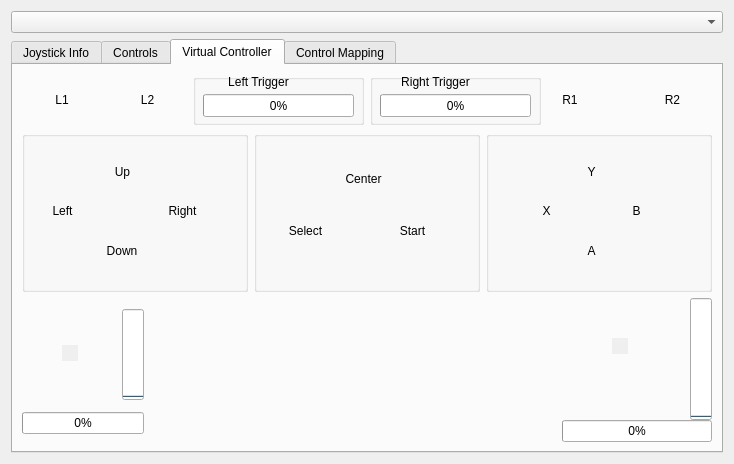
<?xml version="1.0" encoding="UTF-8"?>
<ui version="4.0">
 <class>JoyStickConfigWidget</class>
 <widget class="QWidget" name="JoyStickConfigWidget">
  <property name="geometry">
   <rect>
    <x>0</x>
    <y>0</y>
    <width>734</width>
    <height>464</height>
   </rect>
  </property>
  <property name="minimumSize">
   <size>
    <width>734</width>
    <height>456</height>
   </size>
  </property>
  <property name="windowTitle">
   <string>Form</string>
  </property>
  <layout class="QGridLayout" name="gridLayout">
   <item row="0" column="0">
    <widget class="QComboBox" name="DeviceListBox"/>
   </item>
   <item row="1" column="0">
    <widget class="QTabWidget" name="tabWidget">
     <property name="currentIndex">
      <number>2</number>
     </property>
     <widget class="QWidget" name="tab">
      <attribute name="title">
       <string>Joystick Info</string>
      </attribute>
      <layout class="QGridLayout" name="gridLayout_2">
       <item row="0" column="0">
        <layout class="QVBoxLayout" name="verticalLayout_3">
         <item>
          <widget class="QLabel" name="DeviceID">
           <property name="text">
            <string>TextLabel</string>
           </property>
          </widget>
         </item>
         <item>
          <widget class="QCheckBox" name="FoceFeedBack">
           <property name="enabled">
            <bool>false</bool>
           </property>
           <property name="text">
            <string>Force Feed Back Support</string>
           </property>
          </widget>
         </item>
        </layout>
       </item>
      </layout>
     </widget>
     <widget class="QWidget" name="tab_2">
      <attribute name="title">
       <string>Controls</string>
      </attribute>
      <layout class="QGridLayout" name="gridLayout_3">
       <item row="0" column="0">
        <layout class="QVBoxLayout" name="verticalLayout_2">
         <item>
          <widget class="QLabel" name="DebugControl">
           <property name="sizePolicy">
            <sizepolicy hsizetype="Expanding" vsizetype="Preferred">
             <horstretch>0</horstretch>
             <verstretch>0</verstretch>
            </sizepolicy>
           </property>
           <property name="layoutDirection">
            <enum>Qt::LeftToRight</enum>
           </property>
           <property name="text">
            <string>Show  Live Contolls here</string>
           </property>
           <property name="alignment">
            <set>Qt::AlignCenter</set>
           </property>
          </widget>
         </item>
         <item>
          <widget class="QLabel" name="AnologDebugControl">
           <property name="sizePolicy">
            <sizepolicy hsizetype="Expanding" vsizetype="Preferred">
             <horstretch>0</horstretch>
             <verstretch>0</verstretch>
            </sizepolicy>
           </property>
           <property name="cursor">
            <cursorShape>ArrowCursor</cursorShape>
           </property>
           <property name="text">
            <string>Show Anolog Contorls here</string>
           </property>
           <property name="alignment">
            <set>Qt::AlignCenter</set>
           </property>
          </widget>
         </item>
        </layout>
       </item>
      </layout>
     </widget>
     <widget class="QWidget" name="tab_3">
      <attribute name="title">
       <string>Virtual Controller</string>
      </attribute>
      <layout class="QGridLayout" name="gridLayout_19">
       <item row="0" column="0">
        <layout class="QVBoxLayout" name="verticalLayout_6">
         <property name="spacing">
          <number>6</number>
         </property>
         <item>
          <layout class="QHBoxLayout" name="horizontalLayout_3">
           <item>
            <layout class="QHBoxLayout" name="horizontalLayout_2">
             <item>
              <widget class="QWidget" name="L1" native="true">
               <layout class="QGridLayout" name="gridLayout_14">
                <item row="0" column="0">
                 <widget class="QLabel" name="label_11">
                  <property name="text">
                   <string>L1</string>
                  </property>
                  <property name="alignment">
                   <set>Qt::AlignCenter</set>
                  </property>
                 </widget>
                </item>
               </layout>
              </widget>
             </item>
             <item>
              <widget class="QWidget" name="L2" native="true">
               <layout class="QGridLayout" name="gridLayout_15">
                <item row="0" column="0">
                 <widget class="QLabel" name="label_12">
                  <property name="text">
                   <string>L2</string>
                  </property>
                  <property name="alignment">
                   <set>Qt::AlignCenter</set>
                  </property>
                 </widget>
                </item>
               </layout>
              </widget>
             </item>
            </layout>
           </item>
           <item>
            <widget class="QGroupBox" name="LeftTriggerBox">
             <property name="minimumSize">
              <size>
               <width>171</width>
               <height>51</height>
              </size>
             </property>
             <property name="maximumSize">
              <size>
               <width>171</width>
               <height>51</height>
              </size>
             </property>
             <property name="title">
              <string/>
             </property>
             <widget class="QLabel" name="label_15">
              <property name="geometry">
               <rect>
                <x>20</x>
                <y>0</y>
                <width>91</width>
                <height>16</height>
               </rect>
              </property>
              <property name="sizePolicy">
               <sizepolicy hsizetype="Preferred" vsizetype="Preferred">
                <horstretch>0</horstretch>
                <verstretch>0</verstretch>
               </sizepolicy>
              </property>
              <property name="minimumSize">
               <size>
                <width>91</width>
                <height>16</height>
               </size>
              </property>
              <property name="text">
               <string>Left Trigger</string>
              </property>
              <property name="alignment">
               <set>Qt::AlignCenter</set>
              </property>
             </widget>
             <widget class="QProgressBar" name="LeftTrigger">
              <property name="geometry">
               <rect>
                <x>10</x>
                <y>20</y>
                <width>151</width>
                <height>23</height>
               </rect>
              </property>
              <property name="minimum">
               <number>-100</number>
              </property>
              <property name="maximum">
               <number>100</number>
              </property>
              <property name="value">
               <number>-100</number>
              </property>
             </widget>
            </widget>
           </item>
           <item>
            <widget class="QGroupBox" name="RightTriggerBox">
             <property name="minimumSize">
              <size>
               <width>171</width>
               <height>51</height>
              </size>
             </property>
             <property name="maximumSize">
              <size>
               <width>171</width>
               <height>51</height>
              </size>
             </property>
             <property name="title">
              <string/>
             </property>
             <widget class="QLabel" name="label_17">
              <property name="geometry">
               <rect>
                <x>20</x>
                <y>0</y>
                <width>91</width>
                <height>16</height>
               </rect>
              </property>
              <property name="sizePolicy">
               <sizepolicy hsizetype="Preferred" vsizetype="Preferred">
                <horstretch>0</horstretch>
                <verstretch>0</verstretch>
               </sizepolicy>
              </property>
              <property name="minimumSize">
               <size>
                <width>91</width>
                <height>16</height>
               </size>
              </property>
              <property name="text">
               <string>Right Trigger</string>
              </property>
              <property name="alignment">
               <set>Qt::AlignCenter</set>
              </property>
             </widget>
             <widget class="QProgressBar" name="RightTrigger">
              <property name="geometry">
               <rect>
                <x>10</x>
                <y>20</y>
                <width>151</width>
                <height>23</height>
               </rect>
              </property>
              <property name="maximumSize">
               <size>
                <width>16777211</width>
                <height>16777215</height>
               </size>
              </property>
              <property name="minimum">
               <number>-100</number>
              </property>
              <property name="maximum">
               <number>100</number>
              </property>
              <property name="value">
               <number>-100</number>
              </property>
             </widget>
            </widget>
           </item>
           <item>
            <layout class="QHBoxLayout" name="horizontalLayout">
             <item>
              <widget class="QWidget" name="R1" native="true">
               <layout class="QGridLayout" name="gridLayout_16">
                <item row="0" column="0">
                 <widget class="QLabel" name="label_13">
                  <property name="text">
                   <string>R1</string>
                  </property>
                  <property name="alignment">
                   <set>Qt::AlignCenter</set>
                  </property>
                 </widget>
                </item>
                <item row="0" column="1">
                 <widget class="QWidget" name="widget_4" native="true"/>
                </item>
               </layout>
              </widget>
             </item>
             <item>
              <widget class="QWidget" name="R2" native="true">
               <layout class="QGridLayout" name="gridLayout_17">
                <item row="0" column="0">
                 <widget class="QLabel" name="label_14">
                  <property name="text">
                   <string>R2</string>
                  </property>
                  <property name="alignment">
                   <set>Qt::AlignCenter</set>
                  </property>
                 </widget>
                </item>
               </layout>
              </widget>
             </item>
            </layout>
           </item>
          </layout>
         </item>
         <item>
          <layout class="QVBoxLayout" name="verticalLayout_5">
           <item>
            <layout class="QGridLayout" name="gridLayout_18">
             <property name="verticalSpacing">
              <number>2</number>
             </property>
             <item row="0" column="1">
              <widget class="QGroupBox" name="groupBox">
               <property name="minimumSize">
                <size>
                 <width>191</width>
                 <height>161</height>
                </size>
               </property>
               <property name="title">
                <string/>
               </property>
               <widget class="QWidget" name="SelectButton" native="true">
                <property name="geometry">
                 <rect>
                  <x>10</x>
                  <y>80</y>
                  <width>83</width>
                  <height>40</height>
                 </rect>
                </property>
                <layout class="QGridLayout" name="gridLayout_12">
                 <item row="0" column="0">
                  <widget class="QLabel" name="label_9">
                   <property name="text">
                    <string>Select</string>
                   </property>
                   <property name="alignment">
                    <set>Qt::AlignCenter</set>
                   </property>
                  </widget>
                 </item>
                </layout>
               </widget>
               <widget class="QWidget" name="StartButton" native="true">
                <property name="geometry">
                 <rect>
                  <x>123</x>
                  <y>80</y>
                  <width>71</width>
                  <height>40</height>
                 </rect>
                </property>
                <layout class="QGridLayout" name="gridLayout_13">
                 <item row="0" column="0">
                  <widget class="QLabel" name="label_10">
                   <property name="text">
                    <string>Start</string>
                   </property>
                   <property name="alignment">
                    <set>Qt::AlignCenter</set>
                   </property>
                  </widget>
                 </item>
                </layout>
               </widget>
               <widget class="QWidget" name="CenterButton" native="true">
                <property name="geometry">
                 <rect>
                  <x>70</x>
                  <y>20</y>
                  <width>71</width>
                  <height>51</height>
                 </rect>
                </property>
                <widget class="QLabel" name="label_18">
                 <property name="geometry">
                  <rect>
                   <x>10</x>
                   <y>20</y>
                   <width>59</width>
                   <height>16</height>
                  </rect>
                 </property>
                 <property name="text">
                  <string>Center</string>
                 </property>
                 <property name="alignment">
                  <set>Qt::AlignCenter</set>
                 </property>
                </widget>
               </widget>
              </widget>
             </item>
             <item row="0" column="2">
              <widget class="QGroupBox" name="dpad_2">
               <property name="minimumSize">
                <size>
                 <width>161</width>
                 <height>151</height>
                </size>
               </property>
               <property name="title">
                <string/>
               </property>
               <widget class="QWidget" name="ButtonB" native="true">
                <property name="geometry">
                 <rect>
                  <x>130</x>
                  <y>60</y>
                  <width>41</width>
                  <height>40</height>
                 </rect>
                </property>
                <layout class="QGridLayout" name="gridLayout_8">
                 <item row="0" column="0">
                  <widget class="QLabel" name="label_5">
                   <property name="text">
                    <string>B</string>
                   </property>
                   <property name="alignment">
                    <set>Qt::AlignCenter</set>
                   </property>
                  </widget>
                 </item>
                </layout>
               </widget>
               <widget class="QWidget" name="ButtonX" native="true">
                <property name="geometry">
                 <rect>
                  <x>40</x>
                  <y>60</y>
                  <width>41</width>
                  <height>40</height>
                 </rect>
                </property>
                <layout class="QGridLayout" name="gridLayout_9">
                 <item row="0" column="1">
                  <widget class="QLabel" name="label_6">
                   <property name="text">
                    <string>X</string>
                   </property>
                   <property name="alignment">
                    <set>Qt::AlignCenter</set>
                   </property>
                  </widget>
                 </item>
                </layout>
               </widget>
               <widget class="QWidget" name="ButtonY" native="true">
                <property name="geometry">
                 <rect>
                  <x>80</x>
                  <y>20</y>
                  <width>51</width>
                  <height>41</height>
                 </rect>
                </property>
                <layout class="QGridLayout" name="gridLayout_10">
                 <item row="0" column="0">
                  <widget class="QLabel" name="label_7">
                   <property name="text">
                    <string>Y</string>
                   </property>
                   <property name="alignment">
                    <set>Qt::AlignCenter</set>
                   </property>
                  </widget>
                 </item>
                </layout>
               </widget>
               <widget class="QWidget" name="ButtonA" native="true">
                <property name="geometry">
                 <rect>
                  <x>80</x>
                  <y>100</y>
                  <width>51</width>
                  <height>40</height>
                 </rect>
                </property>
                <layout class="QGridLayout" name="gridLayout_11">
                 <item row="0" column="0">
                  <widget class="QLabel" name="label_8">
                   <property name="text">
                    <string>A</string>
                   </property>
                   <property name="alignment">
                    <set>Qt::AlignCenter</set>
                   </property>
                  </widget>
                 </item>
                </layout>
               </widget>
               <zorder>ButtonY</zorder>
               <zorder>ButtonA</zorder>
               <zorder>ButtonB</zorder>
               <zorder>ButtonX</zorder>
              </widget>
             </item>
             <item row="0" column="0">
              <widget class="QGroupBox" name="dpad">
               <property name="minimumSize">
                <size>
                 <width>161</width>
                 <height>161</height>
                </size>
               </property>
               <property name="layoutDirection">
                <enum>Qt::LeftToRight</enum>
               </property>
               <property name="title">
                <string/>
               </property>
               <property name="alignment">
                <set>Qt::AlignCenter</set>
               </property>
               <widget class="QWidget" name="dpadRight" native="true">
                <property name="geometry">
                 <rect>
                  <x>130</x>
                  <y>60</y>
                  <width>61</width>
                  <height>40</height>
                 </rect>
                </property>
                <layout class="QGridLayout" name="gridLayout_5">
                 <item row="0" column="0">
                  <widget class="QLabel" name="label_2">
                   <property name="text">
                    <string>Right</string>
                   </property>
                   <property name="alignment">
                    <set>Qt::AlignCenter</set>
                   </property>
                  </widget>
                 </item>
                </layout>
               </widget>
               <widget class="QWidget" name="dpadLeft" native="true">
                <property name="geometry">
                 <rect>
                  <x>10</x>
                  <y>60</y>
                  <width>61</width>
                  <height>40</height>
                 </rect>
                </property>
                <layout class="QGridLayout" name="gridLayout_4">
                 <item row="0" column="1">
                  <widget class="QLabel" name="label">
                   <property name="text">
                    <string>Left</string>
                   </property>
                   <property name="alignment">
                    <set>Qt::AlignCenter</set>
                   </property>
                  </widget>
                 </item>
                </layout>
               </widget>
               <widget class="QWidget" name="dpadUp" native="true">
                <property name="geometry">
                 <rect>
                  <x>70</x>
                  <y>20</y>
                  <width>61</width>
                  <height>41</height>
                 </rect>
                </property>
                <layout class="QGridLayout" name="gridLayout_6">
                 <item row="0" column="0">
                  <widget class="QLabel" name="label_3">
                   <property name="text">
                    <string>Up</string>
                   </property>
                   <property name="alignment">
                    <set>Qt::AlignCenter</set>
                   </property>
                  </widget>
                 </item>
                </layout>
               </widget>
               <widget class="QWidget" name="dpadDown" native="true">
                <property name="geometry">
                 <rect>
                  <x>70</x>
                  <y>100</y>
                  <width>60</width>
                  <height>40</height>
                 </rect>
                </property>
                <layout class="QGridLayout" name="gridLayout_7">
                 <item row="0" column="0">
                  <widget class="QLabel" name="label_4">
                   <property name="text">
                    <string>Down</string>
                   </property>
                   <property name="alignment">
                    <set>Qt::AlignCenter</set>
                   </property>
                  </widget>
                 </item>
                </layout>
               </widget>
              </widget>
             </item>
            </layout>
           </item>
           <item>
            <layout class="QHBoxLayout" name="horizontalLayout_7">
             <item>
              <layout class="QHBoxLayout" name="horizontalLayout_6">
               <item>
                <layout class="QVBoxLayout" name="verticalLayout_4">
                 <property name="spacing">
                  <number>0</number>
                 </property>
                 <item>
                  <layout class="QHBoxLayout" name="horizontalLayout_5">
                   <property name="spacing">
                    <number>0</number>
                   </property>
                   <item>
                    <widget class="QWidget" name="RightStick" native="true">
                     <property name="sizePolicy">
                      <sizepolicy hsizetype="Preferred" vsizetype="Preferred">
                       <horstretch>0</horstretch>
                       <verstretch>0</verstretch>
                      </sizepolicy>
                     </property>
                     <property name="minimumSize">
                      <size>
                       <width>100</width>
                       <height>100</height>
                      </size>
                     </property>
                     <widget class="QWidget" name="RightStickPoint" native="true">
                      <property name="geometry">
                       <rect>
                        <x>40</x>
                        <y>40</y>
                        <width>16</width>
                        <height>16</height>
                       </rect>
                      </property>
                      <property name="autoFillBackground">
                       <bool>true</bool>
                      </property>
                     </widget>
                    </widget>
                   </item>
                   <item>
                    <widget class="QProgressBar" name="LeftStickYBar">
                     <property name="sizePolicy">
                      <sizepolicy hsizetype="Fixed" vsizetype="Fixed">
                       <horstretch>0</horstretch>
                       <verstretch>0</verstretch>
                      </sizepolicy>
                     </property>
                     <property name="minimum">
                      <number>-100</number>
                     </property>
                     <property name="value">
                      <number>-100</number>
                     </property>
                     <property name="orientation">
                      <enum>Qt::Vertical</enum>
                     </property>
                    </widget>
                   </item>
                  </layout>
                 </item>
                 <item>
                  <widget class="QProgressBar" name="LeftStickXBar">
                   <property name="minimum">
                    <number>-100</number>
                   </property>
                   <property name="value">
                    <number>-100</number>
                   </property>
                  </widget>
                 </item>
                </layout>
               </item>
               <item>
                <spacer name="horizontalSpacer">
                 <property name="orientation">
                  <enum>Qt::Horizontal</enum>
                 </property>
                 <property name="sizeType">
                  <enum>QSizePolicy::MinimumExpanding</enum>
                 </property>
                 <property name="sizeHint" stdset="0">
                  <size>
                   <width>412</width>
                   <height>20</height>
                  </size>
                 </property>
                </spacer>
               </item>
              </layout>
             </item>
             <item>
              <layout class="QVBoxLayout" name="verticalLayout">
               <property name="spacing">
                <number>0</number>
               </property>
               <item>
                <layout class="QHBoxLayout" name="horizontalLayout_4">
                 <property name="spacing">
                  <number>0</number>
                 </property>
                 <item>
                  <widget class="QWidget" name="LeftStick" native="true">
                   <property name="sizePolicy">
                    <sizepolicy hsizetype="Preferred" vsizetype="Preferred">
                     <horstretch>0</horstretch>
                     <verstretch>0</verstretch>
                    </sizepolicy>
                   </property>
                   <property name="minimumSize">
                    <size>
                     <width>100</width>
                     <height>100</height>
                    </size>
                   </property>
                   <widget class="QWidget" name="LeftStickPoint" native="true">
                    <property name="geometry">
                     <rect>
                      <x>50</x>
                      <y>40</y>
                      <width>16</width>
                      <height>16</height>
                     </rect>
                    </property>
                    <property name="autoFillBackground">
                     <bool>true</bool>
                    </property>
                   </widget>
                  </widget>
                 </item>
                 <item>
                  <widget class="QProgressBar" name="RightStickYBar">
                   <property name="minimum">
                    <number>-100</number>
                   </property>
                   <property name="value">
                    <number>-100</number>
                   </property>
                   <property name="orientation">
                    <enum>Qt::Vertical</enum>
                   </property>
                  </widget>
                 </item>
                </layout>
               </item>
               <item>
                <widget class="QProgressBar" name="RightStickXBar">
                 <property name="minimum">
                  <number>-100</number>
                 </property>
                 <property name="value">
                  <number>-100</number>
                 </property>
                </widget>
               </item>
              </layout>
             </item>
            </layout>
           </item>
          </layout>
         </item>
        </layout>
       </item>
      </layout>
     </widget>
     <widget class="QWidget" name="tab_4">
      <attribute name="title">
       <string>Control Mapping</string>
      </attribute>
      <layout class="QGridLayout" name="gridLayout_20">
       <item row="0" column="0">
        <widget class="QTabWidget" name="tabWidget_2">
         <property name="currentIndex">
          <number>0</number>
         </property>
         <widget class="QWidget" name="tab_5">
          <attribute name="title">
           <string>Elements</string>
          </attribute>
          <layout class="QGridLayout" name="gridLayout_21">
           <item row="0" column="0">
            <widget class="QTableView" name="Elements"/>
           </item>
          </layout>
         </widget>
         <widget class="QWidget" name="tab_6">
          <attribute name="title">
           <string>Element Mapping</string>
          </attribute>
          <layout class="QGridLayout" name="gridLayout_22">
           <item row="0" column="0">
            <widget class="QTableView" name="tableView"/>
           </item>
          </layout>
         </widget>
        </widget>
       </item>
      </layout>
     </widget>
    </widget>
   </item>
  </layout>
 </widget>
 <resources/>
 <connections/>
</ui>
